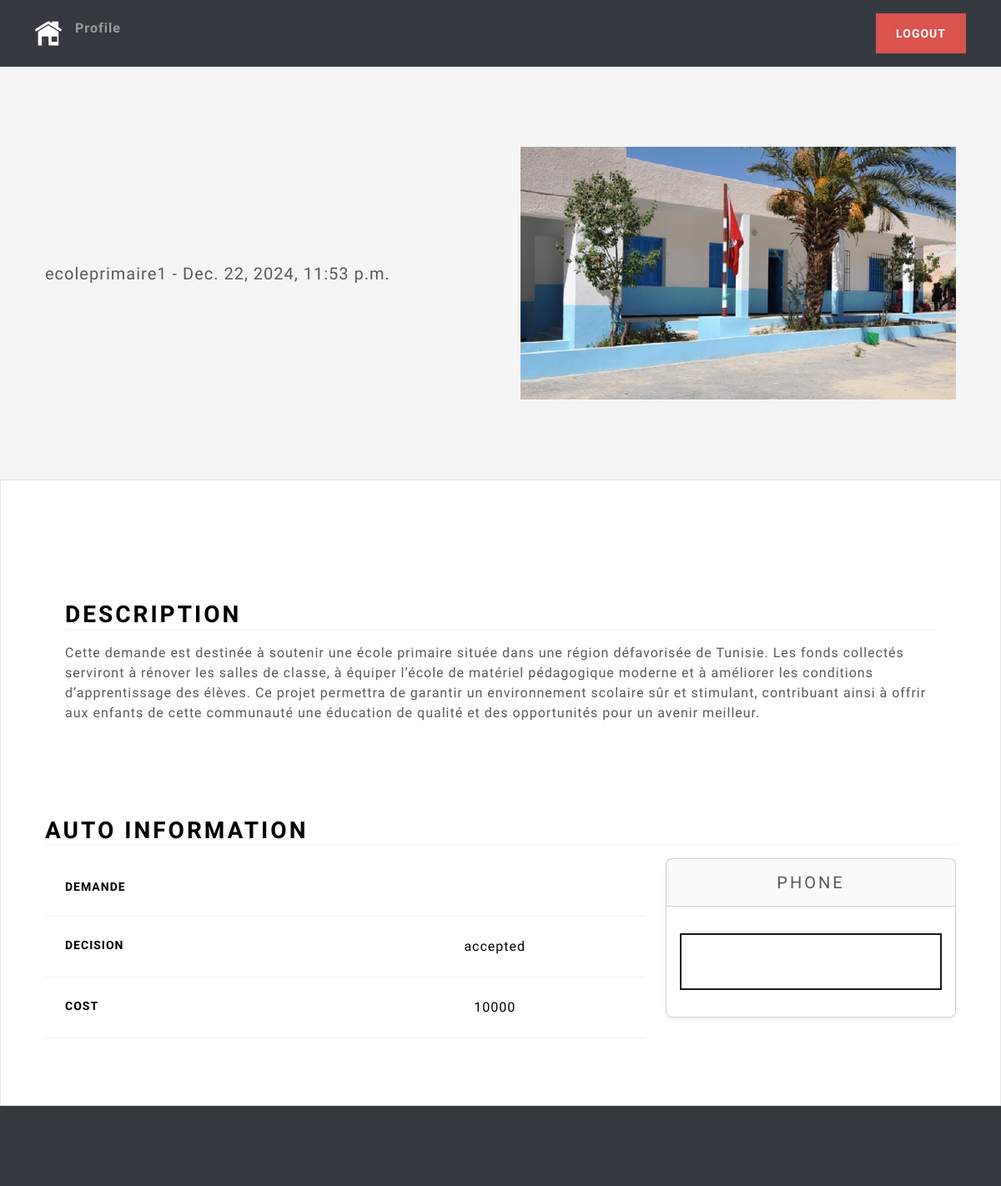
Page /listing/0ee1715ff25a4c7d92a3b40787040786/ (signed in) on the committed database.
### main/models.py (models this page shows, shortened)
class Listing(models.Model):
    id = models.UUIDField(primary_key=True, default=uuid.uuid4, unique=True, editable=False)
    created_at = models.DateTimeField(auto_now_add=True)
    updated_at = models.DateTimeField(auto_now=True)
    seller = models.ForeignKey(Profile, on_delete=models.CASCADE)
    brand = models.CharField(max_length=24)
    model = models.CharField(max_length=17)
    vin= models.CharField(max_length=17)
    mileage = models.IntegerField(default=0)
    color = models.CharField(max_length=17)
    description = models.TextField()
    engine = models.CharField(max_length=17)
    transmission = models.CharField(max_length=17)
    location = models.OneToOneField(Location,on_delete=models.SET_NULL,null=True)
    image = models.ImageField(upload_to=user_listing_path)
    decision = models.CharField(max_length=50, choices=DECISION_CHOICES, default='pending')
    cost = models.IntegerField(default=0)

### users/models.py (models this page shows, shortened)
class Profile(models.Model):
    user = models.OneToOneField(User, on_delete=models.CASCADE)
    photo = models.ImageField(upload_to=user_directory_path, null=True)
    bio = models.CharField(max_length=140, blank=True)
    phone_number = models.CharField(max_length=12, blank=True)
    location = models.OneToOneField(
        Location, on_delete=models.SET_NULL, null=True)

### main/views.py (the view)
# urls.py: path('listing/<str:id>/', listing_view, name='listing'),
@login_required
def listing_view(request, id):
    try :
        listing = Listing.objects.get(id=id)
        if listing is None :
            raise Exception
        return render(request, 'views/lisitng.html', {'listing' : listing})
    except Exception as e :
        messages.error(request,f'invalid uid {id} was provided for listings')
        return redirect('home')

### main/templates/views/lisitng.html (shortened to what this page needs)
{% extends 'base/base.html' %}
{% load static%}
{% block 'body' %}
<main>
    <section class="container col-xxl-8 px-4 py-5" style="border:2px">
        <div class="row flex-lg-row-reverse align-items-center g-5 py-5">
            <div class="col-10 col-sm-8 col-lg-6">
                <img src="{{ listing.image.url }}" class="d-block mx-lg-auto img-fluid" width="1920" height="1080"
                    loading="lazy">
            </div>
            <div class="col-lg-6">
                <p class="lead">{{ listing.seller.user.username }} - {{ listing.updated_at }}</p>
            </div>
        </div>
    </section>
    <div class="bg-light">
        <div class="container px-4 py-5">
            <div class="container px-4 py-5">
                <div class="row g-4 py-5">
                    <div class="col d-flex align-items-start">
                        <div>
                            <h2 class="mb-3 border-bottom" style="color: black">Description</h2>
                            <p> {{ listing.description }}</p>
                        </div>
                    </div>
                </div>
            </div>
            <h2 class="mb-3 border-bottom" style="color: black">Auto Information</h2>
            <div class="row row-cols-1 row-cols-md-3 mb-3 text-center">
                <div class="col-lg-8">
                    <div class="table-responsive">
                        <table class="table text-center">
                            <tbody>
                                <tr>
                                    <th scope="row" class="text-start">demande</th>
                                    <td> {{listing.brand|capfirst }}</td>
                                </tr>
                                <tr>
                                    <th scope="row" class="text-start">decision</th>
                                    <td> {{listing.decision }}</td>
                                </tr>
                                <tr>
                                    <th scope="row" class="text-start">cost</th>
                                    <td> {{listing.cost }}</td>
                                </tr>
                            </tbody>
                        </table>
                    </div>
                </div>
                <div class="col-lg-4">
                    <div class="card mb-4 rounded-3 shadow-sm">
                        <div class="card-header py-3">
                            <h4 class="my-0 fw-normal">Phone</h4>
                        </div>
                        <div class="card-body">
                            <button
                                class="w-100 btn btn-lg btn-outline-primary my-3">{{listing.seller.phone_number}}</button>
                        </div>
                    </div>
                </div>
            </div>
        </div>
    </div>
</main>
{% endblock %}

### main/static/css/style.css (style rules this page uses)
html, body { height: 100%; }
body { align-items: center; padding-bottom: 40px; background-color: #f5f5f5; }
.h2, h2 { color: white; }

### rows in the picture
Listing: image (picture), seller.user.username "ecoleprimaire1", updated_at "Dec. 22, 2024, 11:53 p.m.", description "Cette demande est destinée à soutenir une école primaire située dans une région défavorisée de Tunisie. Les fonds collectés serviront à rénover les salles de classe, à équiper l’école de matériel pédagogique moderne et à améliorer les conditions d’apprentissage des élèves. Ce projet permettra de garantir un environnement scolaire sûr et stimulant, contribuant ainsi à offrir aux enfants de cette communauté une éducation de qualité et des opportunités pour un avenir meilleur.", decision "accepted", cost "10000"
